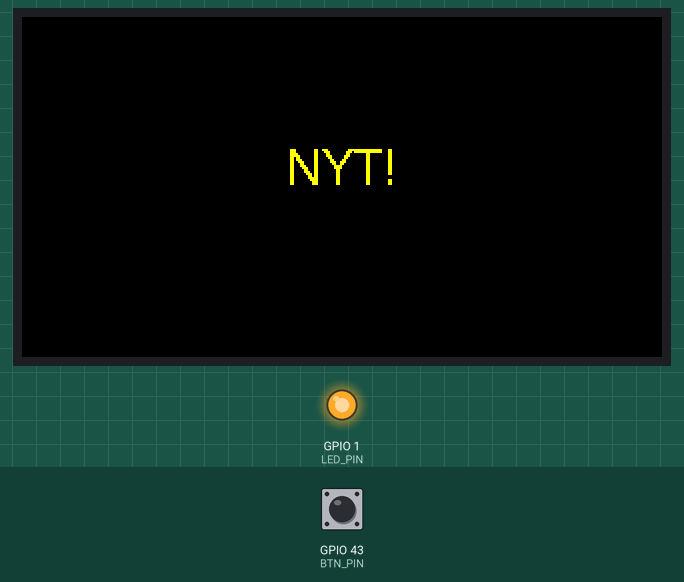
Simulated run of this program. Board: ESP32-S3. On the bench: 320×170 colour display, output pins drawn as LEDs (lit = HIGH). The test bench sets the inputs (shaded band); at power-on: GPIO 43 (BTN_PIN) HIGH. Random numbers use the default seed unless the program sets one; pins used as bus, display or sensor lines are not drawn.

Above: at 3.2 s.
3.3 s: GPIO 43 (BTN_PIN) pulled LOW for 1 s
At 5.2 s:
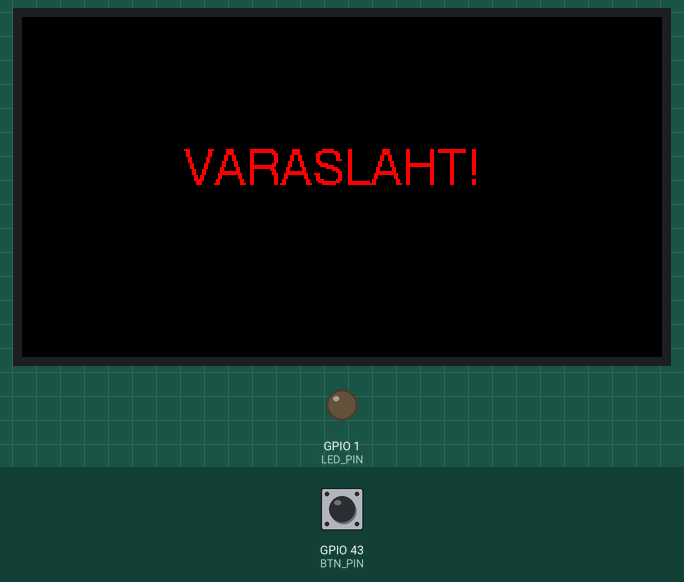
5.8 s: GPIO 43 (BTN_PIN) pulled LOW for 0.15 s
At 6.9 s:
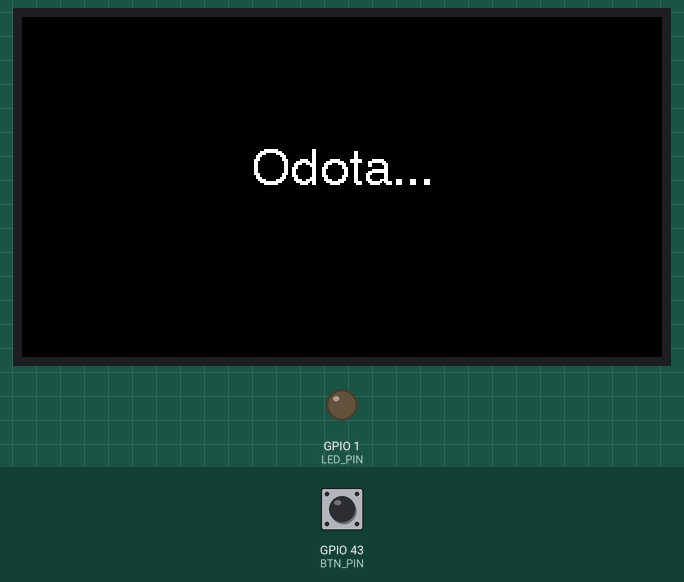
8.9 s: GPIO 43 (BTN_PIN) pulled LOW for 0.15 s
At 10.1 s:
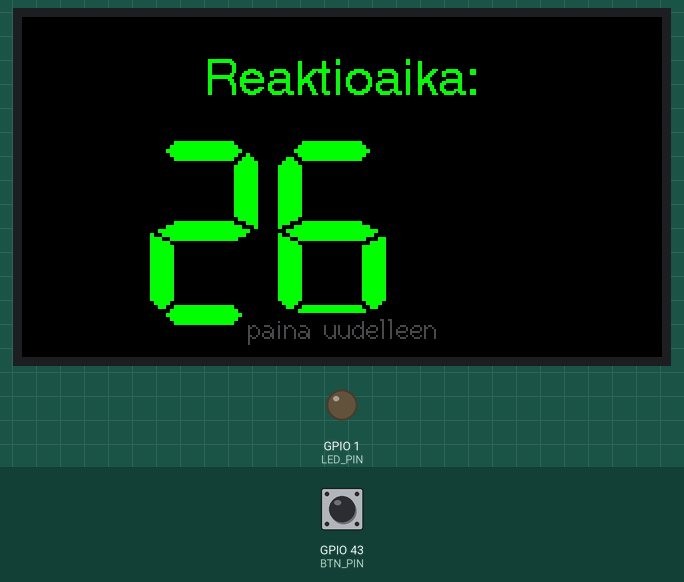
10.5 s: GPIO 43 (BTN_PIN) pulled LOW for 3.2 s
At 14.5 s:
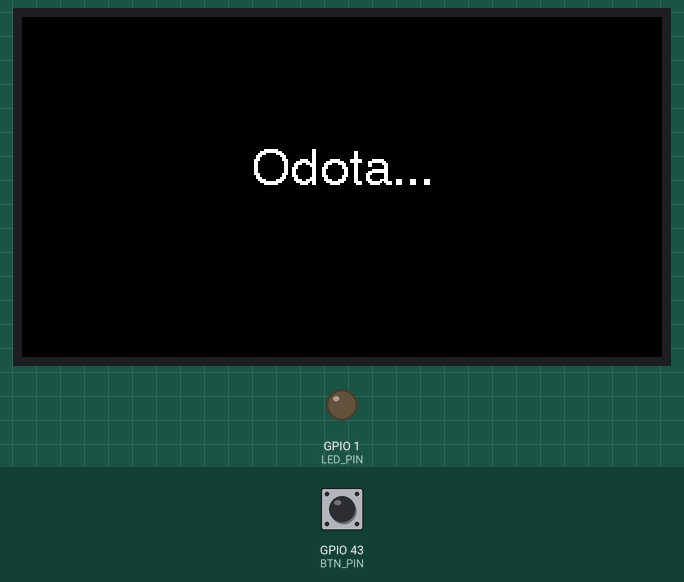
Timing chart, 0 to 16.2 s (numbered marks = the images above; inputs shaded):
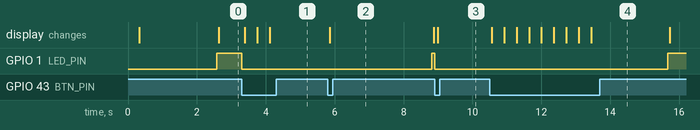

The program:

main.cpp
```cpp
#include "Arduino.h"
#include "TFT_eSPI.h"
#include "pin_config.h"

typedef struct { uint8_t cmd; uint8_t data[14]; uint8_t len; } lcd_cmd_t;
lcd_cmd_t lcd_st7789v[] = {
    {0x11,{0},0|0x80},{0x3A,{0X05},1},{0xB2,{0X0B,0X0B,0X00,0X33,0X33},5},
    {0xB7,{0X75},1},{0xBB,{0X28},1},{0xC0,{0X2C},1},{0xC2,{0X01},1},
    {0xC3,{0X1F},1},{0xC6,{0X13},1},{0xD0,{0XA7},1},{0xD0,{0XA4,0XA1},2},
    {0xD6,{0XA1},1},
    {0xE0,{0XF0,0X05,0X0A,0X06,0X06,0X03,0X2B,0X32,0X43,0X36,0X11,0X10,0X2B,0X32},14},
    {0xE1,{0XF0,0X08,0X0C,0X0B,0X09,0X24,0X2B,0X22,0X43,0X38,0X15,0X16,0X2F,0X37},14},
};

TFT_eSPI tft = TFT_eSPI();

#define LED_PIN  1
#define BTN_PIN  43

void showMsg(const char *msg, uint16_t color) {
    tft.fillScreen(TFT_BLACK);
    tft.setTextColor(color, TFT_BLACK);
    tft.setTextSize(1);
    tft.drawCentreString(msg, 160, 65, 4);
}

void showResult(unsigned long ms) {
    tft.fillScreen(TFT_BLACK);
    tft.setTextColor(TFT_GREEN, TFT_BLACK);
    tft.drawCentreString("Reaktioaika:", 160, 20, 4);
    char buf[16];
    snprintf(buf, sizeof(buf), "%lu ms", ms);
    tft.setTextSize(2);
    tft.drawCentreString(buf, 160, 60, 7);
    tft.setTextSize(1);
    tft.setTextColor(0x4A49, TFT_BLACK);
    tft.drawCentreString("paina uudelleen", 160, 148, 2);
}

void setup() {
    pinMode(PIN_POWER_ON, OUTPUT);
    digitalWrite(PIN_POWER_ON, HIGH);

    tft.begin();
    for (uint8_t i = 0; i < sizeof(lcd_st7789v)/sizeof(lcd_cmd_t); i++) {
        tft.writecommand(lcd_st7789v[i].cmd);
        for (int j = 0; j < (lcd_st7789v[i].len & 0x7f); j++)
            tft.writedata(lcd_st7789v[i].data[j]);
        if (lcd_st7789v[i].len & 0x80) delay(120);
    }
    tft.setRotation(3);
    tft.setSwapBytes(true);

    pinMode(LED_PIN, OUTPUT);
    digitalWrite(LED_PIN, LOW);
    pinMode(BTN_PIN, INPUT_PULLUP);

    ledcSetup(0, 5000, 8);
    ledcAttachPin(PIN_LCD_BL, 0);
    ledcWrite(0, 200);

    randomSeed(esp_random());
    showMsg("Odota...", TFT_WHITE);
}

enum State { WAITING, LIT, RESULT };
State state = WAITING;
unsigned long litAt = 0;

void loop() {
    switch (state) {
        case WAITING: {
            unsigned long wait = random(1000, 4000);
            unsigned long start = millis();
            while (millis() - start < wait) {
                if (digitalRead(BTN_PIN) == LOW) {
                    showMsg("VARASLAHTÖ!", TFT_RED);
                    state = RESULT;
                    delay(300);
                    return;
                }
            }
            digitalWrite(LED_PIN, HIGH);
            showMsg("NYT!", TFT_YELLOW);
            litAt = millis();
            state = LIT;
            break;
        }

        case LIT:
            if (digitalRead(BTN_PIN) == LOW) {
                unsigned long ms = millis() - litAt;
                digitalWrite(LED_PIN, LOW);
                showResult(ms);
                state = RESULT;
                delay(300);
            }
            break;

        case RESULT:
            if (digitalRead(BTN_PIN) == LOW) {
                showMsg("Odota...", TFT_WHITE);
                state = WAITING;
                delay(300);
            }
            break;
    }
}
```

pin_config.h
```cpp
#pragma once

// #define WIFI_SSID                    "Your-ssid"
// #define WIFI_PASSWORD                "Your-password"

#define WIFI_SSID                    "Your-ssid"
#define WIFI_PASSWORD                "Your-password"

#define WIFI_CONNECT_WAIT_MAX        (30 * 1000)

#define NTP_SERVER1                  "pool.ntp.org"
#define NTP_SERVER2                  "time.nist.gov"
#define GMT_OFFSET_SEC               0
#define DAY_LIGHT_OFFSET_SEC         0
// if CUSTOM_TIMEZONE is not defined then TIMEZONE API used based on IP, check zones.h
// #define CUSTOM_TIMEZONE             "Europe/London"

/* Automatically update local time */
#define GET_TIMEZONE_API             "https://ipapi.co/timezone/"

/* LCD CONFIG */
// Too low or too high pixel clock may cause screen mosaic
#define EXAMPLE_LCD_PIXEL_CLOCK_HZ   (16 * 1000 * 1000)
// The pixel number in horizontal and vertical
#define EXAMPLE_LCD_H_RES            320
#define EXAMPLE_LCD_V_RES            170
#define LVGL_LCD_BUF_SIZE            (EXAMPLE_LCD_H_RES * EXAMPLE_LCD_V_RES)
#define EXAMPLE_PSRAM_DATA_ALIGNMENT 64

/*ESP32S3*/
#define PIN_LCD_BL                   38

#define PIN_LCD_D0                   39
#define PIN_LCD_D1                   40
#define PIN_LCD_D2                   41
#define PIN_LCD_D3                   42
#define PIN_LCD_D4                   45
#define PIN_LCD_D5                   46
#define PIN_LCD_D6                   47
#define PIN_LCD_D7                   48

#define PIN_POWER_ON                 15

#define PIN_LCD_RES                  5
#define PIN_LCD_CS                   6
#define PIN_LCD_DC                   7
#define PIN_LCD_WR                   8
#define PIN_LCD_RD                   9

#define PIN_BUTTON_1                 0
#define PIN_BUTTON_2                 14
#define PIN_BAT_VOLT                 4

#define PIN_IIC_SCL                  17
#define PIN_IIC_SDA                  18

#define PIN_TOUCH_INT                16
#define PIN_TOUCH_RES                21

/* External expansion */
#define PIN_SD_CMD                   13
#define PIN_SD_CLK                   11
#define PIN_SD_D0                    12
```

Measured:
- after the input at 3.3 s, GPIO 1 (LED_PIN): HIGH → LOW at once; the display: first changes after 0.09 s (image 1 shows a later state)
- after the input at 5.8 s, GPIO 1 (LED_PIN): LOW → HIGH after 3.0 s; the display: changes after 0.06 s (image 2)
- after the input at 8.9 s, GPIO 1 (LED_PIN): HIGH → LOW at once; the display: changes after 0.09 s (image 3)
- after the input at 10.5 s, GPIO 1 (LED_PIN): LOW → HIGH after 5.2 s; the display: changes after 0.06 s (image 4)
